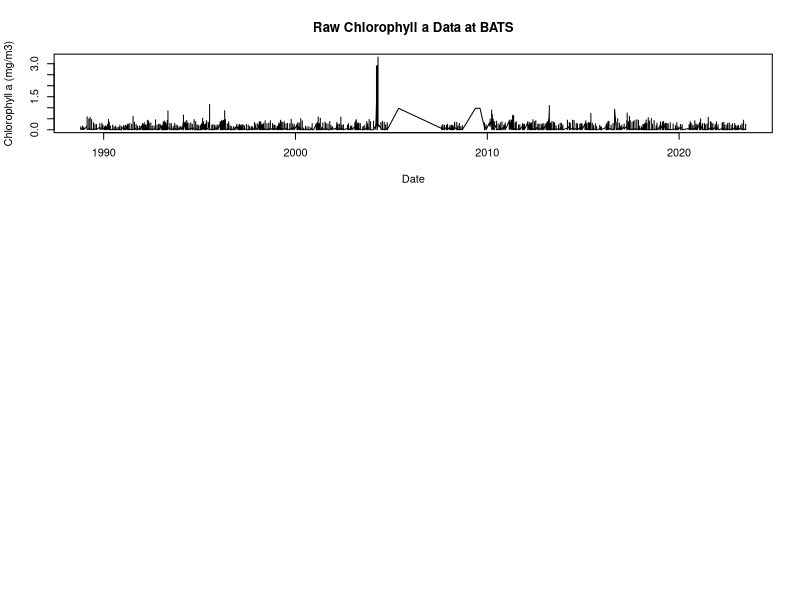

Write R code to recreate this figure. (Note: this script raises an error after producing the figure.)
# Handling phytoplankton dataset obtained from BATS_pigments file on their website 

# Importing required libraries 
library(readxl)
library(dplyr)
library(pracma)
library(lubridate)
library(ggplot2)


BATS_pigments_1_ <- read_excel("Data/BATS_pigments (1).xlsx",na="-999")
View(BATS_pigments_1_)

# Cleaning the dataset (BATS_pigments) ----

BATS_pigments <- BATS_pigments_1_[-c(1:49), ] #get rid of rows 1-49 and make the new row 1 column names
colnames(BATS_pigments) <- BATS_pigments[1, ] #set first row as column names
BATS_pigments <- BATS_pigments[-1, ] #remove the first row which is now column names

View(BATS_pigments)

### Creating a new data set (BATS_chla) with only year, depth, turners chlorophyll a data ----
# Remember, aim is: using Chl column, standardize depth for chlorophyll a. Need to think of a way to normalize this across the water column as different things have different ranges and need to normalize this.
BATS_chla <- BATS_pigments %>%
  select(yyyymmd, latN, lonW,Depth, Chl) %>% #select only relevant columns
  na.omit()
View(BATS_chla)

#round from decimal to whole number
BATS_chla$Depth <- round(as.numeric(BATS_chla$Depth))
BATS_chla$Depth <- as.numeric(BATS_chla$Depth)
BATS_chla$Chl   <- as.numeric(BATS_chla$Chl)
#BATS_chla$yyyymmd <- as.numeric(BATS_chla$yyyymmd)

BATS_chla$yyyymmd <- ymd(BATS_chla$yyyymmd)

str(BATS_chla$Chl)
str(BATS_chla$Depth)


#Raw chl data plot
par(mfrow=c(3,1)) # set up a 3-row plotting area

plot(BATS_chla$yyyymmd,BATS_chla$Chl, type="l",
     xlab="Date", ylab="Chlorophyll a (mg/m3)",
     main="Raw Chlorophyll a Data at BATS")

plot(phyto_top3$Date, phyto_top3$Chl_top3, type="l",
     xlab="Date", ylab="Mean Chlorophyll a (mg/m³)",
     main="Surface-weighted Chlorophyll (Top 3 Depth Bins) at BATS")

plot(norm_chl$Date, norm_chl$Chl_mean_200m_mg_m3, type="l",
     xlab="Date", ylab="Depth-normalized Chlorophyll a (mg/m3)",
     main="Time-series of Depth-normalized Chlorophyll a (0-200 m) at BATS")

#Chlorophyll a vs Depth and Time
ggplot(BATS_chla, aes(x=yyyymmd, y=Chl))+
  geom_line(color= "darkblue")+
  geom_smooth(method ='lm', color = "blue")+
  labs( x = "Date", y= "Chl")+
  theme_classic()

########## CHANNING ADVICE ####################################################
# Taking mean of top three depth bins 
phyto_top3 <- BATS_chla %>%
  arrange(yyyymmd, Depth) %>%          # ensure shallow depths come first
  group_by(yyyymmd) %>% 
  slice_min(order_by = Depth, n = 3) %>%# select 3 shallowest depths per date
  summarise(Chl_top3 = mean(Chl, na.rm = TRUE)) %>% # average chlorophyll across these 3 depth bins 
  ungroup() %>%
  rename(Date = yyyymmd) 

# outlier removal 
Q1 <- quantile(phyto_top3$Chl_top3, 0.25, na.rm = TRUE)
Q3 <- quantile(phyto_top3$Chl_top3, 0.75, na.rm = TRUE)
IQR_val <- Q3 - Q1

upper_bound <- Q3 + 1.5 * IQR_val

phyto_top3_clean <- phyto_top3 %>%
  filter(Chl_top3 <= upper_bound)

ggplot(phyto_top3_clean, aes(x = Date, y = Chl_top3)) +
  geom_line(color = "darkorange") +
  geom_smooth(method = "lm", se = FALSE) +
  labs(title = "Surface-weighted Chlorophyll (Top 3 Depth Bins)",
    x = "Date", y = "Mean Chlorophyll a (mg/m³)") +
  theme_classic()

ggplot(norm_chl, aes(x = Date, y = Chl_mean_200m_mg_m3)) +
  geom_line(color = "forestgreen") +
  geom_smooth(method = "lm", se = FALSE) +
  labs(title = "Surface-weighted Chlorophyll (Top 3 Depth Bins)",
       x = "Date", y = "Mean Chlorophyll a (mg/m³)") +
  theme_classic()


#save to data folder - github ----
write.csv(phyto_top3_clean , "Data/phyto_top3_clean.csv", row.names = FALSE)


# Trapezoidal integration ----
# If  Depth values don’t start at 0 or end at 200 exactly, trapezoidal integration still handles it correctly.

# Filter depths 0–200 m and arrange
BATS_filtered <- BATS_chla %>%
  filter(Depth >= 0, Depth <= 200) %>%
  arrange(Depth)

# Depth-integrated chlorophyll (mg/m^2)
Chl_int <- trapz(BATS_filtered$Depth, BATS_filtered$Chl)

# FINAL DECISION ----

norm_chl <- BATS_chla %>%
  filter(Depth >= 0, Depth <= 200) %>% # Filter depths 0–200 m
  mutate(Depth = as.numeric(Depth),
    Chl   = as.numeric(Chl)) %>%
  arrange(yyyymmd, Depth) %>%
  group_by(yyyymmd) %>%
  summarise(                      #summarise() collapses all rows for each cast into ONE row.
    Chl_int = trapz(Depth, Chl),       # mg/m2
    Chl_mean_200m = Chl_int / 200      # mg/m3 (depth-normalized)
  )
View(norm_chl)

#date is written as yyyymmdd - fixing date format

#norm_chl$yyyymmd <- as.Date(norm_chl$yyyymmd, format="%Y%m%d")
#norm_chl$yyyymmd <- ymd(norm_chl$yyyymmd)
#norm_chl$yyymmd <- as.numeric (norm_chl$yyyymmd)

#norm_chl$yyyymmd <- as.Date(as.character(norm_chl$yyyymmd), format="%Y%m%d")
#norm_chl$Month <- format(norm_chl$yyyymmd, "%m") # Extract month as numeric
#norm_chl$Year <- format(norm_chl$yyyymmd, "%Y") # Extract year


norm_chl$yyyymmd <- ymd(norm_chl$yyyymmd)

norm_chl$year  <- year(norm_chl$yyyymmd)
norm_chl$month <- month(norm_chl$yyyymmd)
norm_chl$day   <- day(norm_chl$yyyymmd)

#rename column names
colnames(norm_chl)[1] <- "Date"
colnames(norm_chl)[2] <- "Chl_Int_200m_mg_m2"
colnames(norm_chl)[3] <- "Chl_mean_200m_mg_m3"
colnames(norm_chl)[4] <- "Year"
colnames(norm_chl)[5] <- "Month"
colnames(norm_chl)[6] <- "Day"


# Visualizing time-series of depth-normalized chlorophyll ----
plot(norm_chl$Date,norm_chl$Chl_mean_200m_mg_m3, type="l",
     xlab="Date", ylab="Depth-normalized Chlorophyll a (mg/m3)",
    # ylim=c(0,0.5),
     main="Time-series of Depth-normalized Chlorophyll a (0-200 m)")                            

### a) Time-series plot of time-series depth normalized chlorophyll — can see seasonal cycles and long-term changes.----
ggplot(norm_chl, aes(x = Date, y = Chl_mean_200m_mg_m3)) +
  geom_line(color = "darkblue") +
  geom_smooth(method = "lm", color = "blue", se = FALSE) +
  labs(title = "Phytoplankton Biomass (0–200m) Over Time at BATS",
       x = "Date",
       y = "Chlorophyll Mean (mg/m³, normalized to 200m)") +
  theme_classic()

### b) Seasonal pattern (montly averages) -----
#norm_chl$Month <- format(norm_chl$yyyymmd, "%m") # Extract month as numeric
#norm_chl$Month <- as.numeric(norm_chl$Month) # Convert to numeric
chl_monthly <- norm_chl %>% 
  group_by(Month) %>% 
  summarise(MonthlyAvgBiomass = mean(Chl_mean_200m_mg_m3, na.rm = TRUE)) %>% 
  ungroup()
# Plot monthly averages
ggplot(chl_monthly, aes(x = Month, y = MonthlyAvgBiomass)) + # x is month (1-12)
  geom_line(color = "darkgreen") +
  geom_point() +
  scale_x_continuous(breaks = 1:12, labels = month.abb) +
  labs(title = "Monthly Mean Phytoplankton (Chl) Biomass (0–200m) at BATS",
       x = "Month",
       y = "Average Chl (mg/m³, normalized to 200m)") +
  theme_classic()


### c) Annual pattern (yearly averages) ----
str(chl_yearly)
chl_yearly <- norm_chl %>% 
  group_by(Year) %>% 
  summarise(YearlyAvgBiomass = mean(Chl_mean_200m_mg_m3, na.rm = TRUE)) %>%  #calculating avg per year
  ungroup()
# Plot yearly averages
ggplot(chl_yearly, aes(x = Year, y = YearlyAvgBiomass, group=1)) +
  geom_line(color = "purple") +
  geom_smooth(method = "lm", color = "purple", se = FALSE) +
  geom_point() +
  labs(title = "Annual Mean Phytoplankton (Chl) Biomass (0–200m) at BATS",
       x = "Year",
       y = "Average Chl (mg/m³, normalized to 200m)") +
  theme_classic()



# Dealing with the outliers -----
#identifying points greater than 1 mg/m3
outliers <- norm_chl %>%
  filter(Chl_mean_200m_mg_m3 > 1)
View(outliers)

# IQR test to statistically check for whether these are actually outliers (without assuming normality)
chl <- norm_chl$Chl_mean_200m_mg_m3

Q1 <- quantile(chl, 0.25, na.rm = TRUE)
Q3 <- quantile(chl, 0.75, na.rm = TRUE)
IQR_val <- Q3 - Q1

upper_bound <- Q3 + 1.5 * IQR_val
lower_bound <- Q1 - 1.5 * IQR_val

outliers_iqr <- norm_chl %>%
  filter(Chl_mean_200m_mg_m3 > upper_bound |
           Chl_mean_200m_mg_m3 < lower_bound)
outliers_iqr

#Remove outliers based on IQR
norm_chl <- norm_chl %>%
  filter(Chl_mean_200m_mg_m3 <= upper_bound &
  Chl_mean_200m_mg_m3 >= lower_bound)


#checking for normality ----
hist(norm_chl$Chl_mean_200m_mg_m3, breaks=50,
     main="Histogram of Depth-normalized Chlorophyll a (0-200 m) after Outlier Removal",
     xlab="Depth-normalized Chlorophyll a (mg/m3)",
     col="lightblue")

#check if this is normal 
shapiro.test(norm_chl$Chl_mean_200m_mg_m3) #p-value < 0.05, data is not normally distributed

lm_normchl<-lm(Chl_mean_200m_mg_m3~Year, data=norm_chl)
plot(lm_normchl)


#save norm_chl to dataset folder - github ----
write.csv(norm_chl, "Data/norm_chl.csv", row.names = FALSE)


# Visualising community SIZE of plankton ----

# approach 1: boxplot for first decade cumulative chl-a and last decade cumulative chl-a 
cumulative_chl <- BATS_chla %>%
  group_by(yyyymmd) %>%
  summarise(Cumulative_Chl = sum(Chl, na.rm = TRUE)) %>% # sum all chlorophyll values for each date to get cumulative chlorophyll per date
  ungroup() %>%
  mutate(Decade = case_when(
    year(yyyymmd) >= 1980 & year(yyyymmd) < 1990 ~ "First Decade (1980s)",
    year(yyyymmd) >= 2000 & year(yyyymmd) < 2010 ~ "Last Decade (2000s)",
  ))


ggplot(cumulative_chl, aes(x = Decade, y = Cumulative_Chl)) +
  geom_boxplot() +
  labs(title = "Cumulative Chlorophyll a by Decade",
       x = "Decade",
       y = "Cumulative Chlorophyll a (mg/m³)") +
  ylim(0, 3) + # Adjust y-axis limits as needed, adding a trendline
  #geom_smooth(method = "lm", aes(group = 1), color = "red", se = FALSE) +
  theme_classic()


















# ------------------------ TESTING OTHER APPROACHES -------------------------------------------
### Step 1: Interpolation to a Standard Depth Grid (every 5 m from 0 m to 200 m.) ----

# Group by unique depths and average chlorophyll values if duplicates exist

BATS_chla <- BATS_chla %>%
  group_by(yyyymmd, Depth) %>%
  summarise(Chl = mean(Chl, na.rm = TRUE)) %>%
  ungroup()

# Create a standard depth grid
standard_depths <- seq(0, 200, by = 5) # Standard depth grid from 0 to 200 m at 5 m intervals
Chl <- BATS_chla$Chl
Depth <- BATS_chla$Depth

interp_chl <- approx(Depth, Chl, xout=standard_depths, rule=2)$y  # rule=2 => use boundary values for extrapolation


library(pracma)   # for trapz
# linear interpolation
interp_chl <- approx(depth, chl_ug_L, xout=std_grid, rule=2)$y  # rule=2 => use boundary values for extrapolation

# convert µg L^-1 to µg m^-3
chl_ug_m3 <- interp_chl * 1000

# integrate 0-200 m (gives µg m^-2)
chl_ug_m2 <- trapz(std_grid, chl_ug_m3)
chl_mg_m2 <- chl_ug_m2 / 1000

# if cast only to 150 m, option A scale, option B extend with last value
Zmax <- max(depth)
# option A: scale
integral_to_Zmax <- trapz(seq(0,Zmax,by=1), approx(depth, chl_ug_L*1000, xout=seq(0,Zmax,by=1))$y)
scaled_integral_ug_m2 <- integral_to_Zmax * (200 / Zmax)

# option B: extend using last measured value down to 200 m
ext_depths <- c(depth,200)
ext_chl <- c(chl_ug_L, tail(chl_ug_L,1))
ext_interp <- approx(ext_depths, ext_chl, xout=std_grid)$y * 1000
extended_integral_ug_m2 <- trapz(std_grid, ext_interp)



#######################################
#convert Depth_m and Chl_a_ug_per_L to numeric
BATS_chla$Depth <- as.numeric(BATS_chla$Depth)
BATS_chla$Chl <- as.numeric(BATS_chla$Chl)

#remove rows with NA values in Depth or Chl
BATS_chla <- BATS_chla %>%
  filter(!is.na(Depth) & !is.na(Chl))





# Trying stuff out 
### Step 1: Decide on reference depth as 200m and Interpolate each cast onto a standard depth grid. ----
standard_depths <- seq(0, 200, by = 1) # Standard depth grid from 0 to 200 m at 1 m intervals
BATS_chla_interpolated <- BATS_chla %>%
  group_by(yyyymmd) %>%
  do({
    interp_chl <- approx(.$Depth, .$Chl, xout = standard_depths, rule = 2)$y
    data.frame(Depth = standard_depths, Chl = interp_chl)
  }) %>%
  ungroup()
View(BATS_chla_interpolated)


### Step 2: Normalize either: By depth-integrated chlorophyll (average over layer) OR Z-score per depth OR Relative to total chlorophyll in upper layer ----
BATS_chla_normalized <- BATS_chla_interpolated %>%
  group_by(yyyymmd) %>%
  mutate(Total_Chl = sum(Chl, na.rm = TRUE),
         Chl_Normalized = Chl / Total_Chl) %>%
  ungroup()
View(BATS_chla_normalized)

### Step 3: Visualize time-series at specific depths or depth-averaged ----
# Example: Time-series at 10m depth
chl_10m <- BATS_chla_normalized %>%
  filter(Depth == 10)
plot(as.Date(chl_10m$yyyymmd, format="%Y%m%d"), chl_10m$Chl_Normalized, type="l",
     xlab="Date", ylab="Normalized Chlorophyll a at 10m",
     main="Time-series of Normalized Chlorophyll a at 10m Depth")
# Example: Depth-averaged normalized chlorophyll
chl_depth_avg <- BATS_chla_normalized %>%
  group_by(yyyymmd) %>%
  summarise(Depth_Avg_Chl = mean(Chl_Normalized, na.rm = TRUE)) %>%
  ungroup()
plot(as.Date(chl_depth_avg$yyyymmd, format="%Y%m%d"), chl_depth_avg$Depth_Avg_Chl, type="l",
     xlab="Date", ylab="Depth-averaged Normalized Chlorophyll a",
     main="Time-series of Depth-averaged Normalized Chlorophyll a")

### Step 4: Seasonal pattern analysis ----


### Depth Integration (z-score) ----
# calculating the mean - Sum all the chlorophyll values in the BATS_chla dataset and divide by the number of data points.
(mean_chla <- mean(BATS_chla$Chl, na.rm = TRUE))
# calculating the standard deviation - Calculate the standard deviation of the chlorophyll values in the BATS_chla dataset.
(sd_chla <- sd(BATS_chla$Chl, na.rm = TRUE))

# calculating the z-score - For each chlorophyll value, subtract the mean and divide by the standard deviation.
BATS_chla <- BATS_chla %>%
  mutate(Chl_zscore = (Chl - mean_chla) / sd_chla)
View(BATS_chla)

#order dataset by depth
BATS_chla <- BATS_chla %>%
  arrange(Depth)
View(BATS_chla)

# ------
### Vertical integration
### Compute depth-integrated chlorophyll by integration - zero as bottom of integration 200 as top Chl(z) dz then normalize by dividing integration depth to get an avg
BATS_chla_depth_integrated <- BATS_chla %>%
  group_by(yyyymmd) %>% # group by date
  summarise(Depth_Integrated_Chl = sum(Chl, na.rm = TRUE) * (200 / n())) %>% # integrate and normalize
  ungroup() # ungroup the data
View(BATS_chla_depth_integrated)
